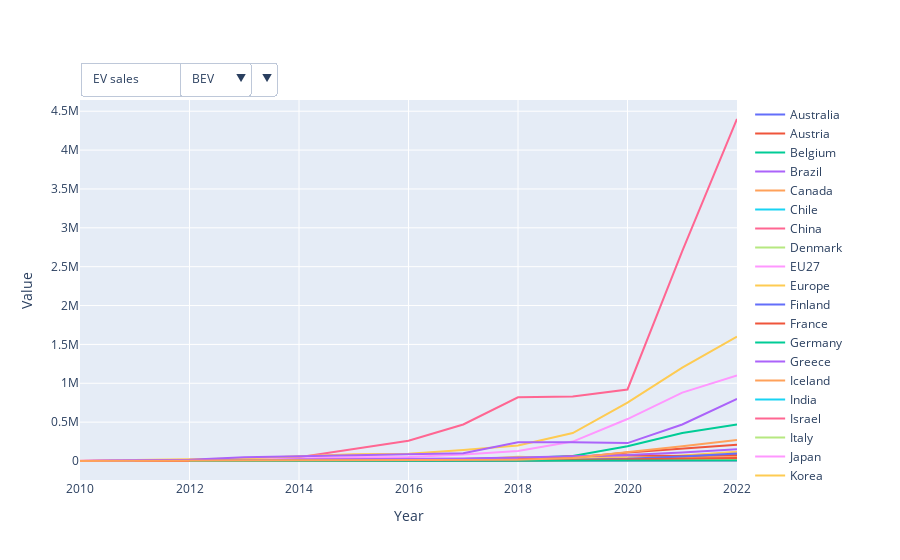

The cell this chart's notebook holds for it:
### Code cell
import plotly.graph_objects as go
from plotly.subplots import make_subplots
import pandas as pd

# df = pd.read_csv("IEA-EV-dataEV stockHistoricalCars.csv")
df5 = pd.read_csv("filtered.csv")

parameters = df5['parameter'].unique()
powertrains = df5['powertrain'].unique()

initial_parameter = parameters[0]
initial_powertrain = powertrains[0]

filtered_df = df5[(df5['parameter'] == initial_parameter) & (df5['powertrain'] == initial_powertrain)]

fig = make_subplots()

for region in filtered_df['region'].unique():
    Entity_df = filtered_df[filtered_df['region'] == region]
    fig.add_trace(go.Scatter(x=Entity_df['year'], y=Entity_df['value'], mode='lines', name=region))

fig.update_layout(xaxis_title='Year', yaxis_title='Value')

param_dropdown = {
    'buttons': [
        {
            'label': param,
            'method': 'update',
            'args': [{'visible': [p == param for p in df5['parameter']]}]
        } for param in parameters
    ],
    'direction': 'down',
    'showactive': True,
}

powertrain_dropdown = {
    'buttons': [
        {
            'label': powertrain,
            'method': 'update',
            'args': [{'visible': [p == powertrain for p in df5['powertrain']]}]
        } for powertrain in powertrains
    ],
    'direction': 'down',
    'showactive': True,
}

fig.update_layout(
    updatemenus=[
        {
            'buttons': param_dropdown['buttons'],
            'direction': param_dropdown['direction'],
            'showactive': param_dropdown['showactive'],
            'x': 0.0,
            'xanchor': 'left',
            'y': 1.1,
            'yanchor': 'top'
        },
        {
            'buttons': powertrain_dropdown['buttons'],
            'direction': powertrain_dropdown['direction'],
            'showactive': powertrain_dropdown['showactive'],
            'x': 0.15,
            'xanchor': 'left',
            'y': 1.1,
            'yanchor': 'top'
        }
    ]
)

fig.show()

### Figure 1 — Plotly figure (JSON) as saved in the notebook; plotly's stock layout.template omitted (floating-point values rounded to 4 significant figures; data arrays with more than 128 entries replaced by an {"elided": "..."} marker saying what was removed)
{"data": [{"mode": "lines", "name": "Australia", "type": "scatter", "x": [2011, 2012, 2013, 2014, 2015, 2016, 2017, 2018, 2019, 2020, 2021, 2022], "y": [49, 170, 190, 370, 760, 670, 1200, 1800, 6300, 5200, 17000, 33000]}, {"mode": "lines", "name": "Austria", "type": "scatter", "x": [2013, 2014, 2015, 2016, 2017, 2018, 2019, 2020, 2021, 2022], "y": [650, 1700, 1700, 3800, 5400, 6800, 9300, 16000, 33000, 34000]}, {"mode": "lines", "name": "Belgium", "type": "scatter", "x": [2010, 2011, 2012, 2013, 2014, 2015, 2016, 2017, 2018, 2019, 2020, 2021, 2022], "y": [48, 280, 570, 500, 1300, 1400, 2100, 2700, 3600, 8800, 15000, 23000, 38000]}, {"mode": "lines", "name": "Brazil", "type": "scatter", "x": [2012, 2013, 2014, 2015, 2016, 2017, 2018, 2019, 2020, 2021, 2022], "y": [74, 130, 61, 59, 130, 25, 66, 540, 680, 2900, 8500]}, {"mode": "lines", "name": "Canada", "type": "scatter", "x": [2011, 2012, 2013, 2014, 2015, 2016, 2017, 2018, 2019, 2020, 2021, 2022], "y": [220, 620, 1600, 2800, 4400, 5200, 8700, 23000, 32000, 37000, 59000, 85000]}, {"mode": "lines", "name": "Chile", "type": "scatter", "x": [2011, 2012, 2013, 2014, 2015, 2016, 2017, 2018, 2019, 2020, 2021, 2022], "y": [6, 5, 5, 3, 13, 22, 120, 110, 160, 110, 270, 880]}, {"mode": "lines", "name": "China", "type": "scatter", "x": [2010, 2011, 2012, 2013, 2014, 2015, 2016, 2017, 2018, 2019, 2020, 2021, 2022], "y": [1100, 4800, 9600, 15000, 49000, 150000, 260000, 470000, 820000, 830000, 920000, 2700000, 4400000]}, {"mode": "lines", "name": "Denmark", "type": "scatter", "x": [2011, 2012, 2013, 2014, 2015, 2016, 2017, 2018, 2019, 2020, 2021, 2022], "y": [420, 490, 500, 1600, 4300, 1300, 710, 1500, 5500, 14000, 25000, 31000]}, {"mode": "lines", "name": "EU27", "type": "scatter", "x": [2010, 2011, 2012, 2013, 2014, 2015, 2016, 2017, 2018, 2019, 2020, 2021, 2022], "y": [1400, 6700, 12000, 21000, 32000, 49000, 53000, 84000, 130000, 250000, 540000, 880000, 1100000]}, {"mode": "lines", "name": "Europe", "type": "scatter", "x": [2010, 2011, 2012, 2013, 2014, 2015, 2016, 2017, 2018, 2019, 2020, 2021, 2022], "y": [2000, 10000, 18000, 33000, 62000, 88000, 92000, 140000, 200000, 360000, 750000, 1200000, 1600000]}, {"mode": "lines", "name": "Finland", "type": "scatter", "x": [2011, 2012, 2013, 2014, 2015, 2016, 2017, 2018, 2019, 2020, 2021, 2022], "y": [30, 51, 50, 180, 240, 220, 500, 780, 1900, 4200, 10000, 15000]}, {"mode": "lines", "name": "France", "type": "scatter", "x": [2010, 2011, 2012, 2013, 2014, 2015, 2016, 2017, 2018, 2019, 2020, 2021, 2022], "y": [190, 2600, 5700, 8800, 11000, 17000, 22000, 25000, 31000, 43000, 110000, 160000, 210000]}, {"mode": "lines", "name": "Germany", "type": "scatter", "x": [2010, 2011, 2012, 2013, 2014, 2015, 2016, 2017, 2018, 2019, 2020, 2021, 2022], "y": [140, 1400, 2200, 5200, 9100, 12000, 11000, 25000, 36000, 63000, 190000, 360000, 470000]}, {"mode": "lines", "name": "Greece", "type": "scatter", "x": [2013, 2014, 2015, 2016, 2017, 2018, 2019, 2020, 2021, 2022], "y": [3, 39, 35, 41, 50, 88, 190, 680, 2200, 2800]}, {"mode": "lines", "name": "Iceland", "type": "scatter", "x": [2012, 2013, 2014, 2015, 2016, 2017, 2018, 2019, 2020, 2021, 2022], "y": [17, 80, 200, 390, 380, 850, 780, 910, 2600, 4300, 6900]}, {"mode": "lines", "name": "India", "type": "scatter", "x": [2010, 2011, 2012, 2013, 2014, 2015, 2016, 2017, 2018, 2019, 2020, 2021, 2022], "y": [450, 1400, 190, 410, 1000, 450, 730, 920, 920, 680, 3100, 12000, 48000]}, {"mode": "lines", "name": "Israel", "type": "scatter", "x": [2011, 2012, 2013, 2014, 2015, 2016, 2017, 2018, 2019, 2020, 2021, 2022], "y": [3, 600, 460, 6, 3, 5, 130, 130, 850, 1500, 11000, 27000]}, {"mode": "lines", "name": "Italy", "type": "scatter", "x": [2010, 2011, 2012, 2013, 2014, 2015, 2016, 2017, 2018, 2019, 2020, 2021, 2022], "y": [40, 110, 460, 860, 1000, 1500, 1400, 2000, 5000, 11000, 33000, 67000, 49000]}, {"mode": "lines", "name": "Japan", "type": "scatter", "x": [2010, 2011, 2012, 2013, 2014, 2015, 2016, 2017, 2018, 2019, 2020, 2021, 2022], "y": [2400, 13000, 13000, 15000, 16000, 10000, 15000, 18000, 27000, 21000, 15000, 22000, 61000]}, {"mode": "lines", "name": "Korea", "type": "scatter", "x": [2010, 2011, 2012, 2013, 2014, 2015, 2016, 2017, 2018, 2019, 2020, 2021, 2022], "y": [61, 270, 510, 600, 1300, 3100, 4700, 14000, 55000, 33000, 31000, 72000, 120000]}, {"mode": "lines", "name": "Mexico", "type": "scatter", "x": [2011, 2012, 2013, 2014, 2015, 2016, 2017, 2018, 2019, 2020, 2021, 2022], "y": [3, 88, 12, 48, 92, 250, 230, 200, 290, 1800, 3000, 4400]}, {"mode": "lines", "name": "Netherlands", "type": "scatter", "x": [2010, 2011, 2012, 2013, 2014, 2015, 2016, 2017, 2018, 2019, 2020, 2021, 2022], "y": [120, 860, 790, 2600, 2700, 3800, 4100, 9200, 24000, 62000, 73000, 64000, 73000]}, {"mode": "lines", "name": "New Zealand", "type": "scatter", "x": [2010, 2011, 2012, 2013, 2014, 2015, 2016, 2017, 2018, 2019, 2020, 2021, 2022], "y": [10, 13, 22, 30, 110, 300, 1200, 2900, 4400, 5300, 3900, 6800, 19000]}, {"mode": "lines", "name": "Norway", "type": "scatter", "x": [2010, 2011, 2012, 2013, 2014, 2015, 2016, 2017, 2018, 2019, 2020, 2021, 2022], "y": [360, 2000, 3900, 7900, 20000, 26000, 24000, 33000, 46000, 60000, 77000, 110000, 150000]}, {"mode": "lines", "name": "Other Europe", "type": "scatter", "x": [2010, 2011, 2012, 2013, 2014, 2015, 2016, 2017, 2018, 2019, 2020, 2021, 2022], "y": [21, 180, 750, 220, 1200, 1300, 1500, 3200, 6300, 11000, 21000, 35000, 53000]}, {"mode": "lines", "name": "Poland", "type": "scatter", "x": [2010, 2011, 2012, 2013, 2014, 2015, 2016, 2017, 2018, 2019, 2020, 2021, 2022], "y": [15, 43, 44, 31, 140, 70, 110, 440, 620, 1500, 3700, 7200, 14000]}, {"mode": "lines", "name": "Portugal", "type": "scatter", "x": [2010, 2011, 2012, 2013, 2014, 2015, 2016, 2017, 2018, 2019, 2020, 2021, 2022], "y": [720, 190, 52, 170, 190, 640, 810, 1900, 4100, 6900, 7800, 13000, 18000]}, {"mode": "lines", "name": "Rest of the world", "type": "scatter", "x": [2011, 2012, 2013, 2014, 2015, 2016, 2017, 2018, 2019, 2020, 2021, 2022], "y": [42, 280, 140, 120, 3300, 890, 1700, 1600, 4000, 5700, 14000, 25000]}, {"mode": "lines", "name": "South Africa", "type": "scatter", "x": [2013, 2014, 2015, 2016, 2017, 2018, 2019, 2020, 2021, 2022], "y": [34, 14, 120, 100, 68, 66, 160, 92, 220, 500]}, {"mode": "lines", "name": "Spain", "type": "scatter", "x": [2010, 2011, 2012, 2013, 2014, 2015, 2016, 2017, 2018, 2019, 2020, 2021, 2022], "y": [76, 390, 430, 810, 1400, 1300, 2000, 3900, 6000, 10000, 18000, 24000, 33000]}, {"mode": "lines", "name": "Sweden", "type": "scatter", "x": [2010, 2011, 2012, 2013, 2014, 2015, 2016, 2017, 2018, 2019, 2020, 2021, 2022], "y": [4, 180, 270, 430, 1200, 3000, 2900, 4400, 7100, 16000, 28000, 57000, 96000]}, {"mode": "lines", "name": "Switzerland", "type": "scatter", "x": [2011, 2012, 2013, 2014, 2015, 2016, 2017, 2018, 2019, 2020, 2021, 2022], "y": [400, 340, 1200, 2700, 3300, 3300, 4800, 5100, 13000, 20000, 32000, 40000]}, {"mode": "lines", "name": "Turkiye", "type": "scatter", "x": [2012, 2014, 2015, 2016, 2017, 2018, 2019, 2020, 2021, 2022], "y": [92, 46, 120, 44, 77, 190, 230, 890, 3000, 7000]}, {"mode": "lines", "name": "USA", "type": "scatter", "x": [2010, 2011, 2012, 2013, 2014, 2015, 2016, 2017, 2018, 2019, 2020, 2021, 2022], "y": [1200, 9800, 15000, 48000, 63000, 71000, 87000, 100000, 240000, 240000, 230000, 470000, 800000]}, {"mode": "lines", "name": "United Kingdom", "type": "scatter", "x": [2010, 2011, 2012, 2013, 2014, 2015, 2016, 2017, 2018, 2019, 2020, 2021, 2022], "y": [240, 1200, 1600, 2600, 6700, 10000, 10000, 14000, 16000, 38000, 110000, 190000, 270000]}], "layout": {"updatemenus": [{"buttons": [{"args": [{"visible": {"elided": "2659 bool values"}}], "label": "EV sales", "method": "update"}, {"args": [{"visible": {"elided": "2659 bool values"}}], "label": "EV sales share", "method": "update"}, {"args": [{"visible": {"elided": "2659 bool values"}}], "label": "EV stock", "method": "update"}, {"args": [{"visible": {"elided": "2659 bool values"}}], "label": "EV stock share", "method": "update"}, {"args": [{"visible": {"elided": "2659 bool values"}}], "label": "Electricity demand", "method": "update"}, {"args": [{"visible": {"elided": "2659 bool values"}}], "label": "Oil displacement Mbd", "method": "update"}, {"args": [{"visible": {"elided": "2659 bool values"}}], "label": "Oil displacement, million lge", "method": "update"}], "direction": "down", "showactive": true, "x": 0, "xanchor": "left", "y": 1.1, "yanchor": "top"}, {"buttons": [{"args": [{"visible": {"elided": "2659 bool values"}}], "label": "BEV", "method": "update"}, {"args": [{"visible": {"elided": "2659 bool values"}}], "label": "PHEV", "method": "update"}, {"args": [{"visible": {"elided": "2659 bool values"}}], "label": "EV", "method": "update"}], "direction": "down", "showactive": true, "x": 0.15, "xanchor": "left", "y": 1.1, "yanchor": "top"}], "xaxis": {"anchor": "y", "domain": [0, 1], "title": {"text": "Year"}}, "yaxis": {"anchor": "x", "domain": [0, 1], "title": {"text": "Value"}}}}
